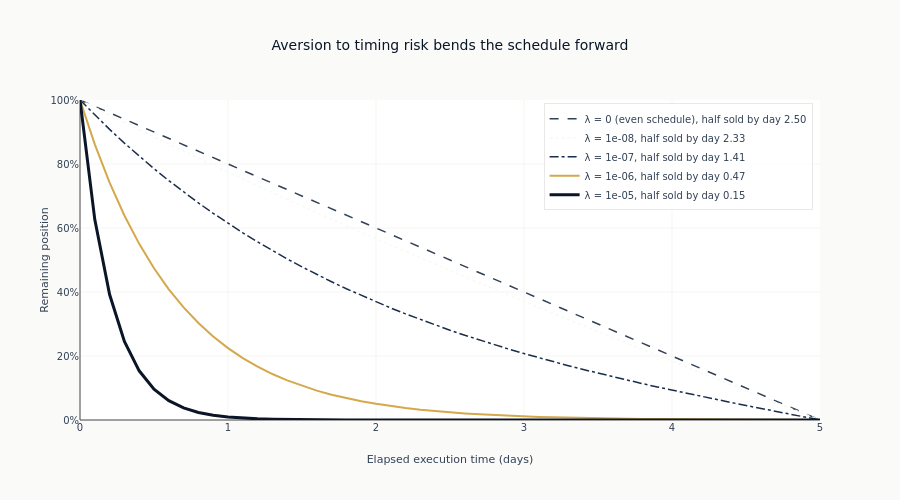

The notebook cell this image was saved under:
### Code cell
fig = go.Figure()
trajectory_styles = [
    dict(color=COLORS["neutral"], dash="dash", width=1.5),
    dict(color=COLORS["silver"], dash="dot", width=1.5),
    dict(color=COLORS["slate"], dash="dashdot", width=1.5),
    dict(color=COLORS["amber"], dash="solid", width=2),
    dict(color=COLORS["blue"], dash="solid", width=3),
]

for line_style, lambda_ in zip(trajectory_styles, TRAJECTORY_RISK_AVERSIONS):
    times, traj = optimal_trajectory(params, lambda_)
    half_life = liquidation_half_life(times, traj)
    label = f"λ = {lambda_:.0e}" if lambda_ else "λ = 0 (even schedule)"
    _ = fig.add_scatter(
        x=times,
        y=traj / params.X,
        mode="lines",
        name=f"{label}, half sold by day {half_life:.2f}",
        line=line_style,
    )

fig.update_layout(
    title="Aversion to timing risk bends the schedule forward",
    xaxis_title="Elapsed execution time (days)",
    yaxis_title="Remaining position",
    yaxis_tickformat=".0%",
    yaxis_range=[0, 1],
    height=500,
    legend=dict(yanchor="top", y=0.99, xanchor="right", x=0.99),
)
show_plotly_with_alt(
    fig,
    "Five curves of remaining position against elapsed time, all starting fully invested and "
    "ending at zero. The zero-aversion curve is a straight diagonal; each higher aversion bows "
    "further above it early and flattens along the bottom, selling most of the position in the "
    "first part of the horizon.",
)

### Figure 1 — Plotly figure (JSON) as saved in the notebook; plotly's stock layout.template omitted (floating-point values rounded to 4 significant figures)
{"data": [{"line": {"color": "#334155", "dash": "dash", "width": 1.5}, "mode": "lines", "name": "λ = 0 (even schedule), half sold by day 2.50", "type": "scatter", "x": [0.0, 0.1, 0.2, 0.3, 0.4, 0.5, 0.6, 0.7, 0.8, 0.9, 1.0, 1.1, 1.2, 1.3, 1.4, 1.5, 1.6, 1.7, 1.8, 1.9, 2.0, 2.1, 2.2, 2.3, 2.4, 2.5, 2.6, 2.7, 2.8, 2.9, 3.0, 3.1, 3.2, 3.3, 3.4, 3.5, 3.6, 3.7, 3.8, 3.9, 4.0, 4.1, 4.2, 4.3, 4.4, 4.5, 4.6, 4.7, 4.8, 4.9, 5.0], "y": [1.0, 0.98, 0.96, 0.94, 0.92, 0.9, 0.88, 0.86, 0.84, 0.82, 0.8, 0.78, 0.76, 0.74, 0.72, 0.7, 0.68, 0.66, 0.64, 0.62, 0.6, 0.58, 0.56, 0.54, 0.52, 0.5, 0.48, 0.46, 0.44, 0.42, 0.4, 0.38, 0.36, 0.34, 0.32, 0.3, 0.28, 0.26, 0.24, 0.22, 0.2, 0.18, 0.16, 0.14, 0.12, 0.1, 0.08, 0.06, 0.04, 0.02, 0.0]}, {"line": {"color": "#F8F8F6", "dash": "dot", "width": 1.5}, "mode": "lines", "name": "λ = 1e-08, half sold by day 2.33", "type": "scatter", "x": [0.0, 0.1, 0.2, 0.3, 0.4, 0.5, 0.6, 0.7, 0.8, 0.9, 1.0, 1.1, 1.2, 1.3, 1.4, 1.5, 1.6, 1.7, 1.8, 1.9, 2.0, 2.1, 2.2, 2.3, 2.4, 2.5, 2.6, 2.7, 2.8, 2.9, 3.0, 3.1, 3.2, 3.3, 3.4, 3.5, 3.6, 3.7, 3.8, 3.9, 4.0, 4.1, 4.2, 4.3, 4.4, 4.5, 4.6, 4.7, 4.8, 4.9, 5.0], "y": [1.0, 0.9765, 0.9533, 0.9302, 0.9074, 0.8847, 0.8623, 0.8401, 0.818, 0.7961, 0.7744, 0.7529, 0.7315, 0.7103, 0.6893, 0.6684, 0.6477, 0.6271, 0.6066, 0.5863, 0.5661, 0.5461, 0.5262, 0.5063, 0.4866, 0.467, 0.4476, 0.4282, 0.4089, 0.3897, 0.3705, 0.3515, 0.3326, 0.3137, 0.2949, 0.2761, 0.2574, 0.2388, 0.2202, 0.2017, 0.1832, 0.1648, 0.1464, 0.128, 0.1097, 0.09136, 0.07306, 0.05478, 0.03651, 0.01825, 0.0]}, {"line": {"color": "#1a2d4a", "dash": "dashdot", "width": 1.5}, "mode": "lines", "name": "λ = 1e-07, half sold by day 1.41", "type": "scatter", "x": [0.0, 0.1, 0.2, 0.3, 0.4, 0.5, 0.6, 0.7, 0.8, 0.9, 1.0, 1.1, 1.2, 1.3, 1.4, 1.5, 1.6, 1.7, 1.8, 1.9, 2.0, 2.1, 2.2, 2.3, 2.4, 2.5, 2.6, 2.7, 2.8, 2.9, 3.0, 3.1, 3.2, 3.3, 3.4, 3.5, 3.6, 3.7, 3.8, 3.9, 4.0, 4.1, 4.2, 4.3, 4.4, 4.5, 4.6, 4.7, 4.8, 4.9, 5.0], "y": [1.0, 0.953, 0.9081, 0.8653, 0.8244, 0.7853, 0.748, 0.7124, 0.6783, 0.6458, 0.6147, 0.585, 0.5566, 0.5294, 0.5034, 0.4785, 0.4547, 0.432, 0.4101, 0.3892, 0.3692, 0.35, 0.3315, 0.3138, 0.2969, 0.2805, 0.2648, 0.2497, 0.2352, 0.2211, 0.2076, 0.1945, 0.1819, 0.1697, 0.1578, 0.1463, 0.1351, 0.1243, 0.1137, 0.1033, 0.0932, 0.0833, 0.07358, 0.06403, 0.05462, 0.04533, 0.03614, 0.02704, 0.01799, 0.008986, 0.0]}, {"line": {"color": "#D4A84B", "dash": "solid", "width": 2}, "mode": "lines", "name": "λ = 1e-06, half sold by day 0.47", "type": "scatter", "x": [0.0, 0.1, 0.2, 0.3, 0.4, 0.5, 0.6, 0.7, 0.8, 0.9, 1.0, 1.1, 1.2, 1.3, 1.4, 1.5, 1.6, 1.7, 1.8, 1.9, 2.0, 2.1, 2.2, 2.3, 2.4, 2.5, 2.6, 2.7, 2.8, 2.9, 3.0, 3.1, 3.2, 3.3, 3.4, 3.5, 3.6, 3.7, 3.8, 3.9, 4.0, 4.1, 4.2, 4.3, 4.4, 4.5, 4.6, 4.7, 4.8, 4.9, 5.0], "y": [1.0, 0.8613, 0.7419, 0.639, 0.5504, 0.4741, 0.4084, 0.3517, 0.303, 0.261, 0.2248, 0.1936, 0.1668, 0.1436, 0.1237, 0.1066, 0.09179, 0.07906, 0.0681, 0.05865, 0.05052, 0.04351, 0.03748, 0.03228, 0.0278, 0.02394, 0.02062, 0.01775, 0.01529, 0.01316, 0.01133, 0.009748, 0.008387, 0.007212, 0.006198, 0.005323, 0.004567, 0.003912, 0.003345, 0.002853, 0.002424, 0.002049, 0.00172, 0.001429, 0.001171, 0.0009382, 0.0007266, 0.0005312, 0.0003477, 0.0001719, 0.0]}, {"line": {"color": "#0a1628", "dash": "solid", "width": 3}, "mode": "lines", "name": "λ = 1e-05, half sold by day 0.15", "type": "scatter", "x": [0.0, 0.1, 0.2, 0.3, 0.4, 0.5, 0.6, 0.7, 0.8, 0.9, 1.0, 1.1, 1.2, 1.3, 1.4, 1.5, 1.6, 1.7, 1.8, 1.9, 2.0, 2.1, 2.2, 2.3, 2.4, 2.5, 2.6, 2.7, 2.8, 2.9, 3.0, 3.1, 3.2, 3.3, 3.4, 3.5, 3.6, 3.7, 3.8, 3.9, 4.0, 4.1, 4.2, 4.3, 4.4, 4.5, 4.6, 4.7, 4.8, 4.9, 5.0], "y": [1.0, 0.6261, 0.3921, 0.2455, 0.1537, 0.09625, 0.06026, 0.03773, 0.02363, 0.01479, 0.009263, 0.0058, 0.003632, 0.002274, 0.001424, 0.0008916, 0.0005583, 0.0003496, 0.0002189, 0.000137, 8.581e-05, 5.373e-05, 3.364e-05, 2.107e-05, 1.319e-05, 8.259e-06, 5.171e-06, 3.238e-06, 2.027e-06, 1.27e-06, 7.949e-07, 4.977e-07, 3.116e-07, 1.951e-07, 1.222e-07, 7.651e-08, 4.79e-08, 3e-08, 1.878e-08, 1.176e-08, 7.363e-09, 4.61e-09, 2.885e-09, 1.805e-09, 1.128e-09, 7.021e-10, 4.333e-10, 2.611e-10, 1.472e-10, 6.623e-11, 0.0]}], "layout": {"height": 500, "legend": {"x": 0.99, "xanchor": "right", "y": 0.99, "yanchor": "top"}, "title": {"text": "Aversion to timing risk bends the schedule forward"}, "xaxis": {"title": {"text": "Elapsed execution time (days)"}}, "yaxis": {"range": [0, 1], "tickformat": ".0%", "title": {"text": "Remaining position"}}}}
